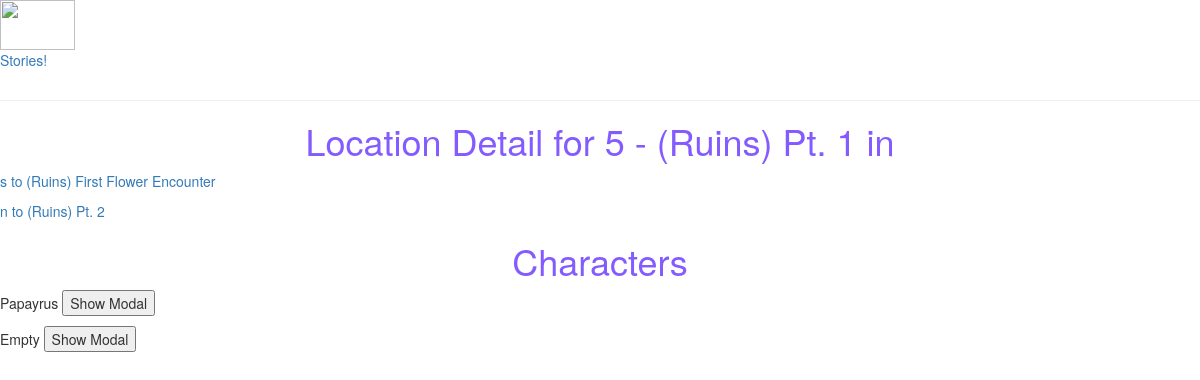
The page /Story/location/5 on the database its author committed.
### Story/models.py (models this page shows, shortened)
class Location(models.Model):
    name = models.CharField(max_length=200, help_text="Enter Location Name")
    story = models.ForeignKey('Story', on_delete=models.SET_NULL, null=True)

class LocationNeighbors(models.Model):
    fromLocation = models.ForeignKey('Location' , on_delete=models.SET_NULL , null=True , related_name='fromLocation')
    toLocation = models.ForeignKey('Location' , on_delete=models.SET_NULL , null=True , related_name='toLocation')
    CARDINAL = (
        ('n' , 'North'),
        ('s' , 'South'),
        ('e' , 'East'),
        ('w' , 'West'),
    )
    direction = models.CharField(max_length=2 , choices=CARDINAL , help_text="Select a Driection" , null=True , blank=True)

class Characters(models.Model):
    name = models.CharField(max_length=200, help_text="Enter NPC's Name")
    location = models.ForeignKey('Location', on_delete=models.SET_NULL, null=True)
    story = models.ForeignKey('Story', on_delete=models.SET_NULL, null=True)
    imageFileName = models.CharField(max_length=200, help_text="Enter logo file name", null=True)
    dialougueOne = models.CharField(max_length=500, help_text="Enter Dialougue", null=True)
    answerOne = models.CharField(max_length=500, help_text="Enter Answer", null=True)
    dialougueTwo = models.CharField(max_length=500, help_text="Enter Dialougue", null=True)
    answerTwo = models.CharField(max_length=500, help_text="Enter Answer", null=True)
    dialougueThree = models.CharField(max_length=500, help_text="Enter Dialougue", null=True)
    answerThree = models.CharField(max_length=500, help_text="Enter Answer", null=True)

### Story/views.py (the view)
# urls.py: path('location/<int:pk>' , views.LocationDetailView.as_view(), name = 'locationDetail'),
class LocationDetailView(generic.DetailView):
    model = Location

### Story/templates/Story/location_detail.html (shortened to what this page needs)
{% extends "base_generic.html" %}
{% block content %}
<h1>Location Detail for {{ location.id }} - {{ location.name }} in {{ location.zoo.name }}</h1>
{% for locations in location.fromLocation.all %}
    <a href="http://127.0.0.1:8000/Story/location/{{locations.toLocation.id}}"><p> {{locations.direction}} to {{locations.toLocation.name}} </p></a>
{% endfor %}
<h1>Characters</h1>
{% load static %}
{% for characters in location.characters_set.all %}
    <p> {{characters.name}} <button onclick="showModal('{{characters.name}}')">Show Modal</button></p>
{% endfor %}
{% endblock %}

### Story/static/css/styles.css (style rules this page uses)
h1,h2 { text-align: center; }
h1 { color:rgba(100, 50, 255, .8); }

### rows shown on the page
Location: id "5", name "(Ruins) Pt. 1"
LocationNeighbors: direction "s", toLocation.name "(Ruins) First Flower Encounter"
LocationNeighbors: direction "n", toLocation.name "(Ruins) Pt. 2"
Characters: name "Papayrus"
Characters: name "Empty"
